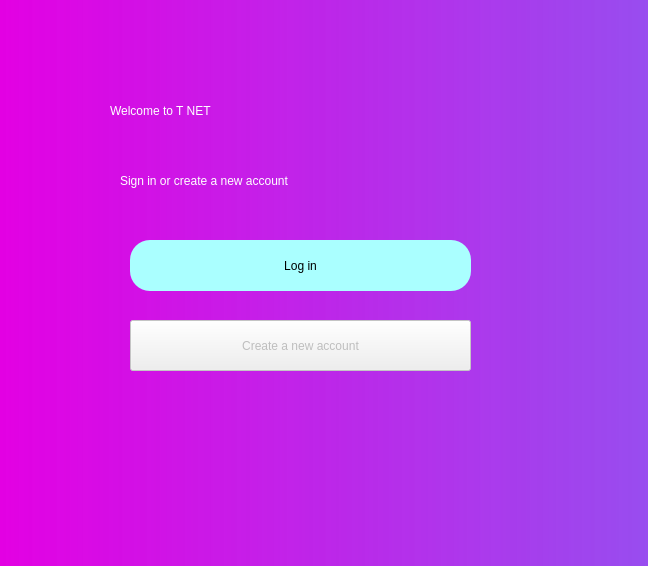
<?xml version="1.0" encoding="UTF-8"?>
<ui version="4.0">
 <class>Dialog</class>
 <widget class="QDialog" name="Dialog">
  <property name="geometry">
   <rect>
    <x>0</x>
    <y>0</y>
    <width>648</width>
    <height>566</height>
   </rect>
  </property>
  <property name="windowTitle">
   <string>Dialog</string>
  </property>
  <widget class="QWidget" name="bgwidget" native="true">
   <property name="geometry">
    <rect>
     <x>0</x>
     <y>0</y>
     <width>1201</width>
     <height>801</height>
    </rect>
   </property>
   <property name="minimumSize">
    <size>
     <width>0</width>
     <height>12</height>
    </size>
   </property>
   <property name="styleSheet">
    <string notr="true">QWidget#bgwidget{
background-color:
qlineargradient(spread:pad, x1:0, y1:0, x2:1, y2:0, stop:0 rgba(227, 0, 227, 255), stop:1 rgba(0, 85, 255, 161));}</string>
   </property>
   <widget class="QLabel" name="label">
    <property name="geometry">
     <rect>
      <x>110</x>
      <y>80</y>
      <width>471</width>
      <height>61</height>
     </rect>
    </property>
    <property name="styleSheet">
     <string notr="true">font: 36pt &quot;MS Shell Dlg 2&quot;; color:rgb(255, 255, 255)</string>
    </property>
    <property name="text">
     <string>Welcome to T NET</string>
    </property>
   </widget>
   <widget class="QLabel" name="label_2">
    <property name="geometry">
     <rect>
      <x>120</x>
      <y>160</y>
      <width>391</width>
      <height>41</height>
     </rect>
    </property>
    <property name="styleSheet">
     <string notr="true">font: 16pt &quot;MS Shell Dlg 2&quot;;color:rgb(255, 255, 255)</string>
    </property>
    <property name="text">
     <string>Sign in or create a new account</string>
    </property>
   </widget>
   <widget class="QPushButton" name="login">
    <property name="geometry">
     <rect>
      <x>130</x>
      <y>240</y>
      <width>341</width>
      <height>51</height>
     </rect>
    </property>
    <property name="styleSheet">
     <string notr="true">border-radius:20px;
selection-background-color: rgb(85, 255, 127);
selection-color: qlineargradient(spread:pad, x1:0, y1:0, x2:1, y2:0, stop:0 rgba(170, 255, 255, 221), stop:0.988636 rgba(111, 167, 167, 212));
background-color: rgb(170, 255, 255);
font: 14pt &quot;MS Shell Dlg 2&quot;;</string>
    </property>
    <property name="text">
     <string>Log in</string>
    </property>
   </widget>
   <widget class="QPushButton" name="create">
    <property name="enabled">
     <bool>false</bool>
    </property>
    <property name="geometry">
     <rect>
      <x>130</x>
      <y>320</y>
      <width>341</width>
      <height>51</height>
     </rect>
    </property>
    <property name="styleSheet">
     <string notr="true">border-radius:20px;
background-color: rgb(170, 255, 255);
font: 14pt &quot;MS Shell Dlg 2&quot;;
hover {
background-color: rgb(100, 205, 250);
}</string>
    </property>
    <property name="text">
     <string>Create a new account</string>
    </property>
   </widget>
  </widget>
 </widget>
 <resources/>
 <connections/>
</ui>
